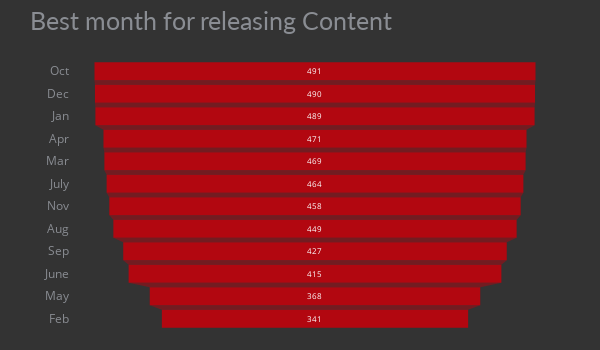

The cell this chart's notebook holds for it:
### Code cell
#replacing month number to month name for a better visualization.
fig_month = px.funnel(df_month, x='count', y='month_final', title='Best month for releasing Content',
                      height=350, width=600, color_discrete_sequence=['#b20710'])
fig_month.update_xaxes(showgrid=False, ticksuffix=' ', showline=True)
fig_month.update_traces(hovertemplate=None, marker=dict(line=dict(width=0)))
fig_month.update_layout(margin=dict(t=60, b=20, l=70, r=40),
                        xaxis_title=' ', yaxis_title=" ",
                        plot_bgcolor='#333', paper_bgcolor='#333',
                        title_font=dict(size=25, color='#8a8d93', family="Lato, sans-serif"),
                        font=dict(color='#8a8d93'),
                        hoverlabel=dict(bgcolor="black", font_size=13, font_family="Lato, sans-serif"))

### Figure 1 — Plotly figure (JSON) as saved in the notebook; plotly's stock layout.template omitted (floating-point values rounded to 4 significant figures)
{"data": [{"legendgroup": "", "marker": {"color": "#b20710", "line": {"width": 0}}, "name": "", "orientation": "h", "showlegend": false, "type": "funnel", "x": [491, 490, 489, 471, 469, 464, 458, 449, 427, 415, 368, 341], "xaxis": "x", "y": ["Oct", "Dec", "Jan", "Apr", "Mar", "July", "Nov", "Aug", "Sep", "June", "May", "Feb"], "yaxis": "y"}], "layout": {"font": {"color": "#8a8d93"}, "height": 350, "hoverlabel": {"bgcolor": "black", "font": {"family": "Lato, sans-serif", "size": 13}}, "legend": {"tracegroupgap": 0}, "margin": {"b": 20, "l": 70, "r": 40, "t": 60}, "paper_bgcolor": "#333", "plot_bgcolor": "#333", "title": {"font": {"color": "#8a8d93", "family": "Lato, sans-serif", "size": 25}, "text": "Best month for releasing Content"}, "width": 600, "xaxis": {"anchor": "y", "domain": [0, 1], "showgrid": false, "showline": true, "ticksuffix": " ", "title": {"text": " "}}, "yaxis": {"anchor": "x", "domain": [0, 1], "title": {"text": " "}}}}
